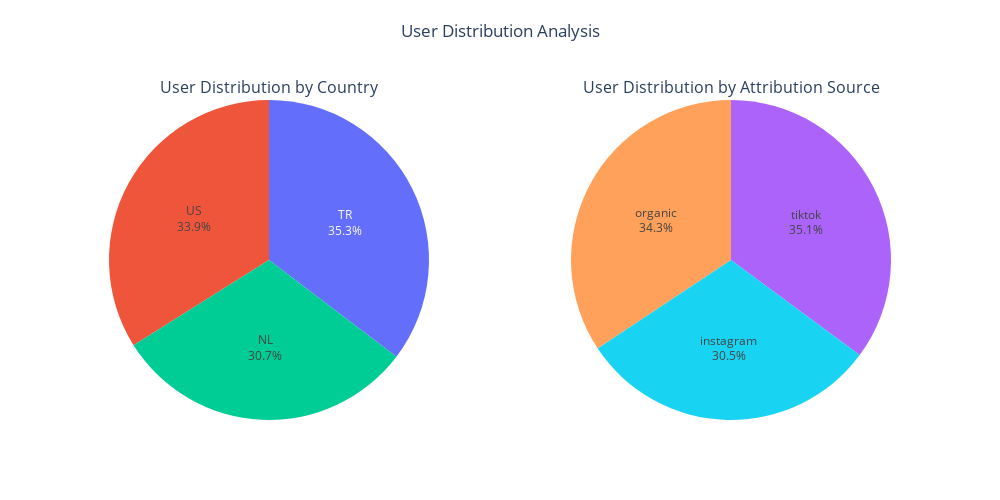
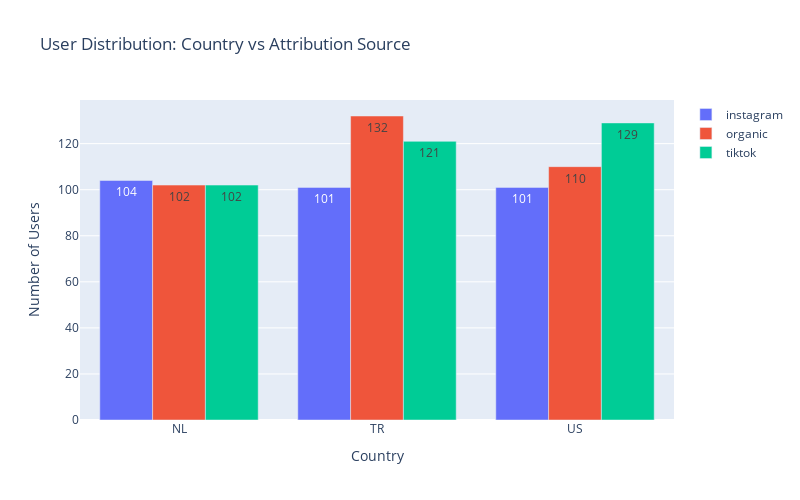

Notebook source saved alongside these figures, in order:
### Markdown cell above
For the numeric data types id and user_id, the sum, mean, standard deviation, min-max values are meaningless. The results for the amount_usd column are OK, but they are meaningless because it stands alone. This code block was not useful for dataset discovery.

### Code cell
# Dataset Overview
def print_distribution_stats(df, column):
    """Print detailed distribution statistics for a column"""
    print(f"\n=== {column} Distribution ===")
    counts = df[column].value_counts()
    percentages = df[column].value_counts(normalize=True) * 100
    
    stats_df = pd.DataFrame({
        'Count': counts,
        'Percentage': percentages
    }).round(2)
    
    print(stats_df)
    return stats_df

# Country and Attribution Source Distribution
country_stats = print_distribution_stats(users_df, 'country')
source_stats = print_distribution_stats(users_df, 'attribution_source')

# Visualisation
import plotly.graph_objects as go
from plotly.subplots import make_subplots

def create_distribution_plot():
    fig = make_subplots(
        rows=1, cols=2,
        subplot_titles=('User Distribution by Country', 'User Distribution by Attribution Source'),
        specs=[[{"type": "pie"}, {"type": "pie"}]]
    )

    # Country distribution
    fig.add_trace(
        go.Pie(
            labels=country_stats.index,
            values=country_stats['Count'],
            textinfo='label+percent',
            hovertemplate="Country: %{label}<br>Users: %{value}<br>Percentage: %{percent}<extra></extra>",
            name="Countries"
        ),
        row=1, col=1
    )

    # Source distribution
    fig.add_trace(
        go.Pie(
            labels=source_stats.index,
            values=source_stats['Count'],
            textinfo='label+percent',
            hovertemplate="Source: %{label}<br>Users: %{value}<br>Percentage: %{percent}<extra></extra>",
            name="Sources"
        ),
        row=1, col=2
    )

    fig.update_layout(
        title={
            'text': "User Distribution Analysis",
            'y':0.95,
            'x':0.5,
            'xanchor': 'center',
            'yanchor': 'top'
        },
        showlegend=False,
        height=500,
        width=1000
    )

    return fig

# Cross Analysis
def cross_analysis():
    # Create cross tabulation
    cross_tab = pd.crosstab(users_df['country'], users_df['attribution_source'])
    cross_tab_pct = pd.crosstab(users_df['country'], users_df['attribution_source'], normalize='index') * 100
    
    print("\n=== Cross Analysis: Country vs Attribution Source ===")
    print("\nCounts:")
    print(cross_tab)
    print("\nPercentages by Country:")
    print(cross_tab_pct.round(2))
    
    return cross_tab, cross_tab_pct

# Visualisation - Cross Analysis
def create_cross_analysis_plot(cross_tab):
    fig = go.Figure()
    
    for source in cross_tab.columns:
        fig.add_trace(go.Bar(
            name=source,
            x=cross_tab.index,
            y=cross_tab[source],
            text=cross_tab[source],
            textposition='auto',
        ))

    fig.update_layout(
        title="User Distribution: Country vs Attribution Source",
        xaxis_title="Country",
        yaxis_title="Number of Users",
        barmode='group',
        showlegend=True,
        height=500,
        width=800
    )
    
    return fig

# Execute all analyses
distribution_fig = create_distribution_plot()
cross_tab, cross_tab_pct = cross_analysis()
cross_analysis_fig = create_cross_analysis_plot(cross_tab)

# Display plots
distribution_fig.show()
cross_analysis_fig.show()

### Figure 1 — Plotly figure (JSON) as saved in the notebook; plotly's stock layout.template omitted (floating-point values rounded to 4 significant figures)
{"data": [{"domain": {"x": [0, 0.45], "y": [0, 1]}, "hovertemplate": "Country: %{label}<br>Users: %{value}<br>Percentage: %{percent}<extra></extra>", "labels": ["TR", "US", "NL"], "name": "Countries", "textinfo": "label+percent", "type": "pie", "values": [354, 340, 308]}, {"domain": {"x": [0.55, 1], "y": [0, 1]}, "hovertemplate": "Source: %{label}<br>Users: %{value}<br>Percentage: %{percent}<extra></extra>", "labels": ["tiktok", "organic", "instagram"], "name": "Sources", "textinfo": "label+percent", "type": "pie", "values": [352, 344, 306]}], "layout": {"annotations": [{"font": {"size": 16}, "showarrow": false, "text": "User Distribution by Country", "x": 0.225, "xanchor": "center", "xref": "paper", "y": 1, "yanchor": "bottom", "yref": "paper"}, {"font": {"size": 16}, "showarrow": false, "text": "User Distribution by Attribution Source", "x": 0.775, "xanchor": "center", "xref": "paper", "y": 1, "yanchor": "bottom", "yref": "paper"}], "height": 500, "showlegend": false, "title": {"text": "User Distribution Analysis", "x": 0.5, "xanchor": "center", "y": 0.95, "yanchor": "top"}, "width": 1000}}

### Figure 2 — Plotly figure (JSON) as saved in the notebook; plotly's stock layout.template omitted (floating-point values rounded to 4 significant figures)
{"data": [{"name": "instagram", "text": [104, 101, 101], "textposition": "auto", "type": "bar", "x": ["NL", "TR", "US"], "y": [104, 101, 101]}, {"name": "organic", "text": [102, 132, 110], "textposition": "auto", "type": "bar", "x": ["NL", "TR", "US"], "y": [102, 132, 110]}, {"name": "tiktok", "text": [102, 121, 129], "textposition": "auto", "type": "bar", "x": ["NL", "TR", "US"], "y": [102, 121, 129]}], "layout": {"barmode": "group", "height": 500, "showlegend": true, "title": {"text": "User Distribution: Country vs Attribution Source"}, "width": 800, "xaxis": {"title": {"text": "Country"}}, "yaxis": {"title": {"text": "Number of Users"}}}}
